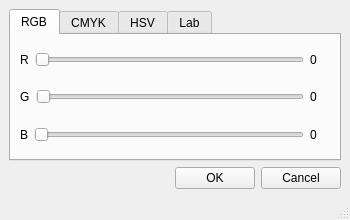
<?xml version="1.0" encoding="UTF-8"?>
<ui version="4.0">
 <class>Lab1_Interpolation</class>
 <widget class="QMainWindow" name="Lab1_Interpolation">
  <property name="geometry">
   <rect>
    <x>0</x>
    <y>0</y>
    <width>350</width>
    <height>220</height>
   </rect>
  </property>
  <property name="sizePolicy">
   <sizepolicy hsizetype="Fixed" vsizetype="Fixed">
    <horstretch>0</horstretch>
    <verstretch>0</verstretch>
   </sizepolicy>
  </property>
  <property name="minimumSize">
   <size>
    <width>350</width>
    <height>220</height>
   </size>
  </property>
  <property name="maximumSize">
   <size>
    <width>350</width>
    <height>220</height>
   </size>
  </property>
  <property name="windowTitle">
   <string>MainWindow</string>
  </property>
  <widget class="QWidget" name="centralwidget">
   <layout class="QGridLayout" name="gridLayout">
    <item row="0" column="0">
     <widget class="QTabWidget" name="tabWidget">
      <property name="currentIndex">
       <number>0</number>
      </property>
      <widget class="QWidget" name="tab">
       <attribute name="title">
        <string>RGB</string>
       </attribute>
       <layout class="QVBoxLayout" name="verticalLayout">
        <item>
         <layout class="QHBoxLayout" name="horizontalLayout_2">
          <item>
           <widget class="QLabel" name="label">
            <property name="text">
             <string>R</string>
            </property>
           </widget>
          </item>
          <item>
           <widget class="QSlider" name="R_Slider">
            <property name="styleSheet">
             <string notr="true">selection-background-color: rgb(85, 255, 0);</string>
            </property>
            <property name="maximum">
             <number>255</number>
            </property>
            <property name="orientation">
             <enum>Qt::Horizontal</enum>
            </property>
           </widget>
          </item>
          <item>
           <widget class="QLabel" name="label_4">
            <property name="sizePolicy">
             <sizepolicy hsizetype="Fixed" vsizetype="Preferred">
              <horstretch>0</horstretch>
              <verstretch>0</verstretch>
             </sizepolicy>
            </property>
            <property name="minimumSize">
             <size>
              <width>20</width>
              <height>0</height>
             </size>
            </property>
            <property name="text">
             <string>0</string>
            </property>
           </widget>
          </item>
         </layout>
        </item>
        <item>
         <layout class="QHBoxLayout" name="horizontalLayout_3">
          <item>
           <widget class="QLabel" name="label_2">
            <property name="text">
             <string>G</string>
            </property>
           </widget>
          </item>
          <item>
           <widget class="QSlider" name="G_Slider">
            <property name="maximum">
             <number>255</number>
            </property>
            <property name="orientation">
             <enum>Qt::Horizontal</enum>
            </property>
           </widget>
          </item>
          <item>
           <widget class="QLabel" name="label_5">
            <property name="sizePolicy">
             <sizepolicy hsizetype="Fixed" vsizetype="Preferred">
              <horstretch>0</horstretch>
              <verstretch>0</verstretch>
             </sizepolicy>
            </property>
            <property name="minimumSize">
             <size>
              <width>20</width>
              <height>0</height>
             </size>
            </property>
            <property name="text">
             <string>0</string>
            </property>
           </widget>
          </item>
         </layout>
        </item>
        <item>
         <layout class="QHBoxLayout" name="horizontalLayout_4">
          <item>
           <widget class="QLabel" name="label_3">
            <property name="text">
             <string>B</string>
            </property>
           </widget>
          </item>
          <item>
           <widget class="QSlider" name="B_Slider">
            <property name="maximum">
             <number>255</number>
            </property>
            <property name="orientation">
             <enum>Qt::Horizontal</enum>
            </property>
           </widget>
          </item>
          <item>
           <widget class="QLabel" name="label_6">
            <property name="sizePolicy">
             <sizepolicy hsizetype="Fixed" vsizetype="Preferred">
              <horstretch>0</horstretch>
              <verstretch>0</verstretch>
             </sizepolicy>
            </property>
            <property name="minimumSize">
             <size>
              <width>20</width>
              <height>0</height>
             </size>
            </property>
            <property name="text">
             <string>0</string>
            </property>
           </widget>
          </item>
         </layout>
        </item>
       </layout>
      </widget>
      <widget class="QWidget" name="tab_2">
       <attribute name="title">
        <string>CMYK</string>
       </attribute>
      </widget>
      <widget class="QWidget" name="tab_3">
       <attribute name="title">
        <string>HSV</string>
       </attribute>
      </widget>
      <widget class="QWidget" name="tab_4">
       <attribute name="title">
        <string>Lab</string>
       </attribute>
      </widget>
     </widget>
    </item>
    <item row="1" column="0">
     <layout class="QHBoxLayout" name="horizontalLayout">
      <item>
       <spacer name="horizontalSpacer">
        <property name="orientation">
         <enum>Qt::Horizontal</enum>
        </property>
        <property name="sizeHint" stdset="0">
         <size>
          <width>40</width>
          <height>20</height>
         </size>
        </property>
       </spacer>
      </item>
      <item>
       <widget class="QPushButton" name="OK_Button">
        <property name="text">
         <string>OK</string>
        </property>
       </widget>
      </item>
      <item>
       <widget class="QPushButton" name="Cancel_Button">
        <property name="text">
         <string>Cancel</string>
        </property>
       </widget>
      </item>
     </layout>
    </item>
   </layout>
  </widget>
  <widget class="QStatusBar" name="statusbar"/>
 </widget>
 <resources/>
 <connections>
  <connection>
   <sender>R_Slider</sender>
   <signal>valueChanged(int)</signal>
   <receiver>label_4</receiver>
   <slot>setNum(int)</slot>
   <hints>
    <hint type="sourcelabel">
     <x>297</x>
     <y>54</y>
    </hint>
    <hint type="destinationlabel">
     <x>321</x>
     <y>58</y>
    </hint>
   </hints>
  </connection>
  <connection>
   <sender>G_Slider</sender>
   <signal>valueChanged(int)</signal>
   <receiver>label_5</receiver>
   <slot>setNum(int)</slot>
   <hints>
    <hint type="sourcelabel">
     <x>283</x>
     <y>94</y>
    </hint>
    <hint type="destinationlabel">
     <x>323</x>
     <y>94</y>
    </hint>
   </hints>
  </connection>
  <connection>
   <sender>B_Slider</sender>
   <signal>valueChanged(int)</signal>
   <receiver>label_6</receiver>
   <slot>setNum(int)</slot>
   <hints>
    <hint type="sourcelabel">
     <x>277</x>
     <y>132</y>
    </hint>
    <hint type="destinationlabel">
     <x>321</x>
     <y>135</y>
    </hint>
   </hints>
  </connection>
 </connections>
</ui>
